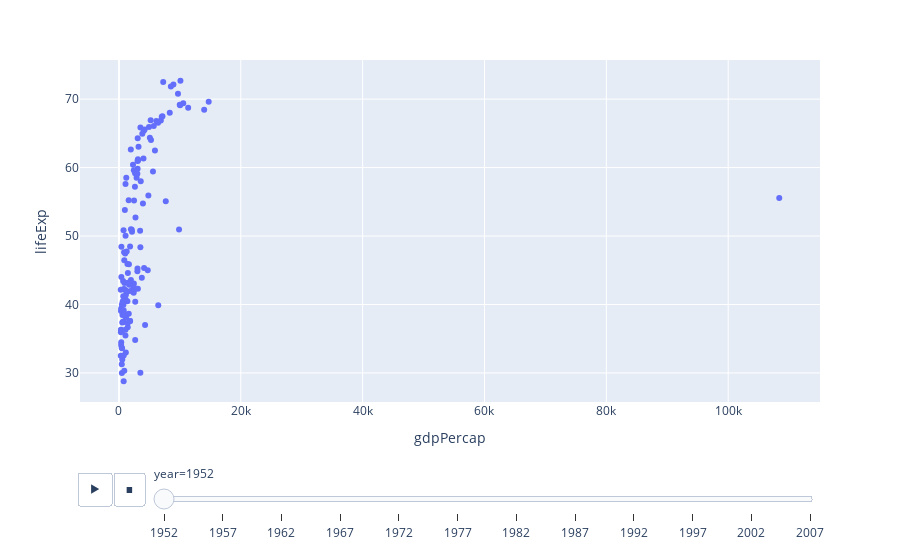

Notebook source saved alongside this figure:
### Markdown cell above
px.scatter(gapminder, x = 'gdpPercap', y = 'lifeExp', color = 'continent', size = 'pop', size_max = 60, 
           hover_name = 'country',animation_frame = 'year', animation_group = 'country', log_x = True,
          range_x = [100,100000], range_y = [25,90],
          labels = {'pop': 'Population', 'gdpPercap': 'GDP Per Capita', 'lifeExp': 'Life Expectancy'})

### Code cell
px.scatter(gapminder, x = 'gdpPercap', y = 'lifeExp', animation_group = 'country', animation_frame = 'year')

### Figure 1 — Plotly figure (JSON) as saved in the notebook; plotly's stock layout.template omitted (floating-point values rounded to 4 significant figures; data arrays with more than 128 entries replaced by an {"elided": "..."} marker saying what was removed)
{"data": [{"hovertemplate": "year=1952<br>gdpPercap=%{x}<br>lifeExp=%{y}<extra></extra>", "ids": {"elided": "142 str values"}, "legendgroup": "", "marker": {"color": "#636efa", "symbol": "circle"}, "mode": "markers", "name": "", "orientation": "v", "showlegend": false, "type": "scatter", "x": {"elided": "142 float values"}, "xaxis": "x", "y": {"elided": "142 float values"}, "yaxis": "y"}], "layout": {"legend": {"tracegroupgap": 0}, "margin": {"t": 60}, "sliders": [{"active": 0, "currentvalue": {"prefix": "year="}, "len": 0.9, "pad": {"b": 10, "t": 60}, "steps": [{"args": [["1952"], {"frame": {"duration": 0, "redraw": false}, "fromcurrent": true, "mode": "immediate", "transition": {"duration": 0, "easing": "linear"}}], "label": "1952", "method": "animate"}, {"args": [["1957"], {"frame": {"duration": 0, "redraw": false}, "fromcurrent": true, "mode": "immediate", "transition": {"duration": 0, "easing": "linear"}}], "label": "1957", "method": "animate"}, {"args": [["1962"], {"frame": {"duration": 0, "redraw": false}, "fromcurrent": true, "mode": "immediate", "transition": {"duration": 0, "easing": "linear"}}], "label": "1962", "method": "animate"}, {"args": [["1967"], {"frame": {"duration": 0, "redraw": false}, "fromcurrent": true, "mode": "immediate", "transition": {"duration": 0, "easing": "linear"}}], "label": "1967", "method": "animate"}, {"args": [["1972"], {"frame": {"duration": 0, "redraw": false}, "fromcurrent": true, "mode": "immediate", "transition": {"duration": 0, "easing": "linear"}}], "label": "1972", "method": "animate"}, {"args": [["1977"], {"frame": {"duration": 0, "redraw": false}, "fromcurrent": true, "mode": "immediate", "transition": {"duration": 0, "easing": "linear"}}], "label": "1977", "method": "animate"}, {"args": [["1982"], {"frame": {"duration": 0, "redraw": false}, "fromcurrent": true, "mode": "immediate", "transition": {"duration": 0, "easing": "linear"}}], "label": "1982", "method": "animate"}, {"args": [["1987"], {"frame": {"duration": 0, "redraw": false}, "fromcurrent": true, "mode": "immediate", "transition": {"duration": 0, "easing": "linear"}}], "label": "1987", "method": "animate"}, {"args": [["1992"], {"frame": {"duration": 0, "redraw": false}, "fromcurrent": true, "mode": "immediate", "transition": {"duration": 0, "easing": "linear"}}], "label": "1992", "method": "animate"}, {"args": [["1997"], {"frame": {"duration": 0, "redraw": false}, "fromcurrent": true, "mode": "immediate", "transition": {"duration": 0, "easing": "linear"}}], "label": "1997", "method": "animate"}, {"args": [["2002"], {"frame": {"duration": 0, "redraw": false}, "fromcurrent": true, "mode": "immediate", "transition": {"duration": 0, "easing": "linear"}}], "label": "2002", "method": "animate"}, {"args": [["2007"], {"frame": {"duration": 0, "redraw": false}, "fromcurrent": true, "mode": "immediate", "transition": {"duration": 0, "easing": "linear"}}], "label": "2007", "method": "animate"}], "x": 0.1, "xanchor": "left", "y": 0, "yanchor": "top"}], "updatemenus": [{"buttons": [{"args": [null, {"frame": {"duration": 500, "redraw": false}, "fromcurrent": true, "mode": "immediate", "transition": {"duration": 500, "easing": "linear"}}], "label": "&#9654;", "method": "animate"}, {"args": [[null], {"frame": {"duration": 0, "redraw": false}, "fromcurrent": true, "mode": "immediate", "transition": {"duration": 0, "easing": "linear"}}], "label": "&#9724;", "method": "animate"}], "direction": "left", "pad": {"r": 10, "t": 70}, "showactive": false, "type": "buttons", "x": 0.1, "xanchor": "right", "y": 0, "yanchor": "top"}], "xaxis": {"anchor": "y", "domain": [0, 1], "title": {"text": "gdpPercap"}}, "yaxis": {"anchor": "x", "domain": [0, 1], "title": {"text": "lifeExp"}}}}
